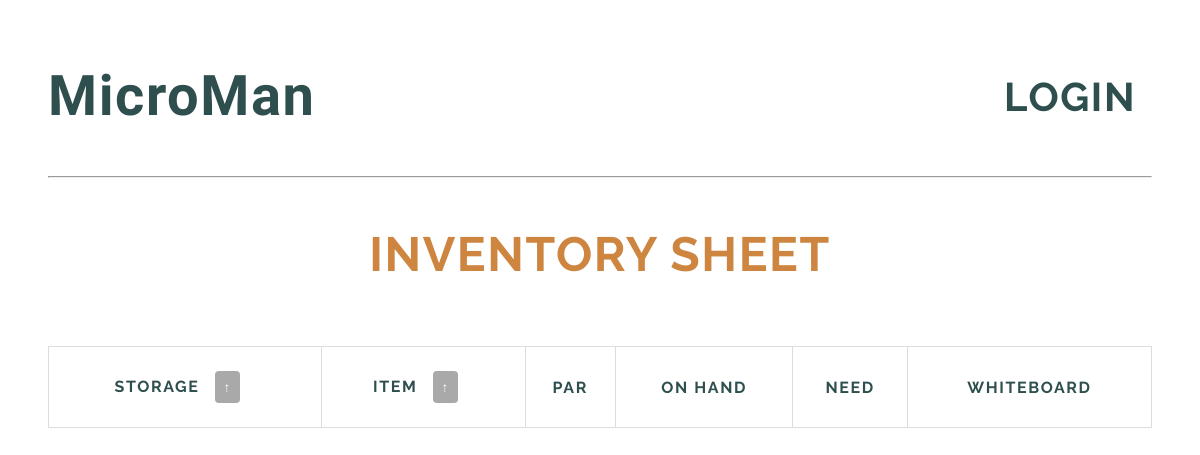
/inventory/, run on an earlier commit of the app's database.
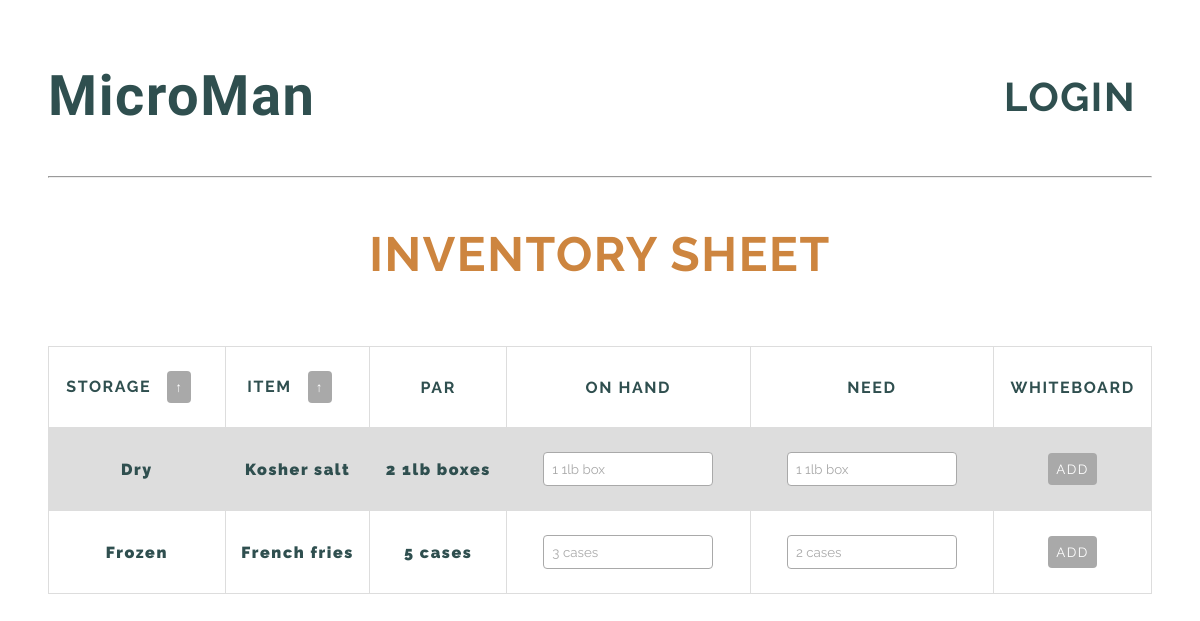
And on a later commit of the database.
### base/models.py (models this page shows, shortened)
class Inventory(models.Model):
  user = models.ForeignKey(CustomUser, related_name='inventory', on_delete=models.SET_NULL, null=True)
  storage_locations = (
    ('Dry', 'Dry'),
    ('Frozen', 'Frozen'),
    ('Walkin', 'Walkin'),
    ('Lowboy', 'Lowboy'),
  )
  located = models.CharField(max_length=6, choices=storage_locations)
  flag_choices = (
    ('Low', 'Low'),
    ('Out', 'Out'),
    ('Dead', 'Dead'),
    ('Expiring', 'Expiring'),
  )
  flag = models.CharField(max_length=8, choices=flag_choices, blank=True)
  to_whiteboard = models.BooleanField(null=True)
  name = models.CharField(max_length=200)
  par = models.CharField(max_length=200)
  on_hand = models.CharField(max_length=200, blank=True)
  need = models.CharField(max_length=200, blank=True)
  exp_date = models.CharField(max_length=200, blank=True)
  updated = models.DateTimeField(auto_now=True)
  created = models.DateTimeField(auto_now_add=True)

### base/views.py (the view)
# urls.py: path('inventory/', views.inventory, name='inventory'),
def inventory(request):
    items = Inventory.objects.all()
    context = {'items': items}
    return render(request, 'inventory.html', context)

### templates/inventory.html
{% extends 'main.html' %}
{% load static %}
{% block content %}
<h2 class='h2-header'>INVENTORY SHEET</h2>
  <div class='table-div'>
    <table>
      <tr id='table-headers'>
        <th>STORAGE<button>&#8593;</button></th>
        <th>ITEM<button>&#8593;</button></th>
        <th>PAR</th>
        <th>ON HAND</th>
        <th>NEED</th>
        <th>WHITEBOARD</th>
      </tr>
      {% for item in items %}
      <tr class='table-row'>
        <td>{{ item.located }}</td>
        <td>{{ item.name }}</td>
        <td>{{ item.par }}</td>
        <td><input class='table-input' value='{{ item.on_hand }}' placeholder='Enter amount on hand'></input></td>
        <td><input class='table-input' value='{{ item.need }}' placeholder='Enter amount to order'></input></td>
        <td><button value='{{ item.to_whiteboard }}'>ADD</button></td>
      </tr>
      {% endfor %}
    </table>
  </div>
{% endblock content %}

What changed in the data, as far as the page shows it:
added Inventory: located "Dry", name "Kosher salt", par "2 1lb boxes", on_hand "1 1lb box", need "1 1lb box"
added Inventory: located "Frozen", name "French fries", par "5 cases", on_hand "3 cases", need "2 cases"
